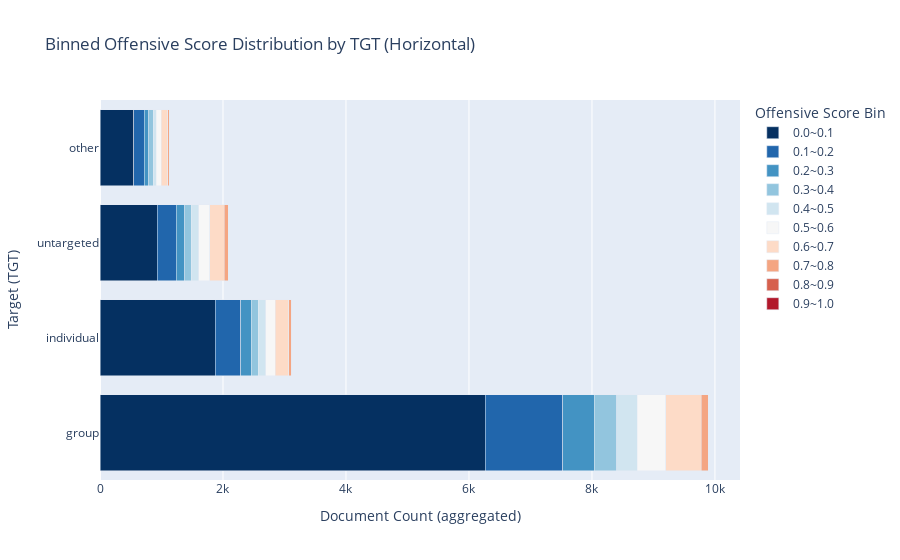

Notebook cell for this chart:
### Code cell
import pandas as pd
import plotly.express as px
import numpy as np

# 데이터 로딩 및 전처리
from module.df.data_loader import get_target_group_df

df = get_target_group_df()

# TGT 정렬
TGT_order = ["group", "individual", "untargeted", "other"]
df = df[df["TGT"].isin(TGT_order)].copy()
df["TGT"] = pd.Categorical(df["TGT"], categories=TGT_order, ordered=True)

# ✅ offensive_score를 구간화 (0.1 단위)
bins = np.arange(0, 1.1, 0.1)
labels = [f"{round(bins[i], 1)}~{round(bins[i+1], 1)}" for i in range(len(bins)-1)]
df["score_bin"] = pd.cut(df["offensive_score"], bins=bins, labels=labels, include_lowest=True)

# ✅ Aggregation: TGT × score_bin 별 document 수 count
agg_df = df.groupby(["TGT", "score_bin"]).size().reset_index(name="count")

# ✅ 누락된 조합 채워주기 (0 count 포함)
agg_df = agg_df.pivot(index="TGT", columns="score_bin", values="count").fillna(0).reset_index()
agg_df = pd.melt(agg_df, id_vars=["TGT"], var_name="score_bin", value_name="count")

# ✅ 컬러 매핑 (score_bin 별 색상)
color_map = px.colors.sequential.RdBu[::-1]  # red→blue
color_discrete_map = {label: color_map[i] for i, label in enumerate(labels)}

# ✅ 시각화 (score_bin을 색상으로, count를 y축으로)
fig = px.bar(
    agg_df,
    x="count",              # ✅ x → count
    y="TGT",                # ✅ y → TGT (이제 막대가 수평 방향으로)
    color="score_bin",
    color_discrete_map=color_discrete_map,
    orientation="h",        # ✅ 수평 막대 그래프임을 명시
    labels={"count": "Document Count", "TGT": "Target Group (TGT)", "score_bin": "Score Range"},
    title="Binned Offensive Score Distribution by TGT (Horizontal)"
)

fig.update_layout(
    xaxis_title="Document Count (aggregated)",  # ✅ x축은 count
    yaxis_title="Target (TGT)",                 # ✅ y축은 TGT
    legend_title="Offensive Score Bin",
    barmode="stack"
)

fig.show()

### Figure 1 — Plotly figure (JSON) as saved in the notebook; plotly's stock layout.template omitted (floating-point values rounded to 4 significant figures)
{"data": [{"hovertemplate": "Score Range=0.0~0.1<br>Document Count=%{x}<br>Target Group (TGT)=%{y}<extra></extra>", "legendgroup": "0.0~0.1", "marker": {"color": "rgb(5,48,97)", "pattern": {"shape": ""}}, "name": "0.0~0.1", "orientation": "h", "showlegend": true, "textposition": "auto", "type": "bar", "x": [6263, 1877, 930, 545], "xaxis": "x", "y": ["group", "individual", "untargeted", "other"], "yaxis": "y"}, {"hovertemplate": "Score Range=0.1~0.2<br>Document Count=%{x}<br>Target Group (TGT)=%{y}<extra></extra>", "legendgroup": "0.1~0.2", "marker": {"color": "rgb(33,102,172)", "pattern": {"shape": ""}}, "name": "0.1~0.2", "orientation": "h", "showlegend": true, "textposition": "auto", "type": "bar", "x": [1265, 415, 307, 174], "xaxis": "x", "y": ["group", "individual", "untargeted", "other"], "yaxis": "y"}, {"hovertemplate": "Score Range=0.2~0.3<br>Document Count=%{x}<br>Target Group (TGT)=%{y}<extra></extra>", "legendgroup": "0.2~0.3", "marker": {"color": "rgb(67,147,195)", "pattern": {"shape": ""}}, "name": "0.2~0.3", "orientation": "h", "showlegend": true, "textposition": "auto", "type": "bar", "x": [506, 170, 142, 76], "xaxis": "x", "y": ["group", "individual", "untargeted", "other"], "yaxis": "y"}, {"hovertemplate": "Score Range=0.3~0.4<br>Document Count=%{x}<br>Target Group (TGT)=%{y}<extra></extra>", "legendgroup": "0.3~0.4", "marker": {"color": "rgb(146,197,222)", "pattern": {"shape": ""}}, "name": "0.3~0.4", "orientation": "h", "showlegend": true, "textposition": "auto", "type": "bar", "x": [369, 110, 104, 70], "xaxis": "x", "y": ["group", "individual", "untargeted", "other"], "yaxis": "y"}, {"hovertemplate": "Score Range=0.4~0.5<br>Document Count=%{x}<br>Target Group (TGT)=%{y}<extra></extra>", "legendgroup": "0.4~0.5", "marker": {"color": "rgb(209,229,240)", "pattern": {"shape": ""}}, "name": "0.4~0.5", "orientation": "h", "showlegend": true, "textposition": "auto", "type": "bar", "x": [330, 127, 119, 48], "xaxis": "x", "y": ["group", "individual", "untargeted", "other"], "yaxis": "y"}, {"hovertemplate": "Score Range=0.5~0.6<br>Document Count=%{x}<br>Target Group (TGT)=%{y}<extra></extra>", "legendgroup": "0.5~0.6", "marker": {"color": "rgb(247,247,247)", "pattern": {"shape": ""}}, "name": "0.5~0.6", "orientation": "h", "showlegend": true, "textposition": "auto", "type": "bar", "x": [463, 153, 183, 83], "xaxis": "x", "y": ["group", "individual", "untargeted", "other"], "yaxis": "y"}, {"hovertemplate": "Score Range=0.6~0.7<br>Document Count=%{x}<br>Target Group (TGT)=%{y}<extra></extra>", "legendgroup": "0.6~0.7", "marker": {"color": "rgb(253,219,199)", "pattern": {"shape": ""}}, "name": "0.6~0.7", "orientation": "h", "showlegend": true, "textposition": "auto", "type": "bar", "x": [584, 218, 238, 104], "xaxis": "x", "y": ["group", "individual", "untargeted", "other"], "yaxis": "y"}, {"hovertemplate": "Score Range=0.7~0.8<br>Document Count=%{x}<br>Target Group (TGT)=%{y}<extra></extra>", "legendgroup": "0.7~0.8", "marker": {"color": "rgb(244,165,130)", "pattern": {"shape": ""}}, "name": "0.7~0.8", "orientation": "h", "showlegend": true, "textposition": "auto", "type": "bar", "x": [107, 49, 63, 25], "xaxis": "x", "y": ["group", "individual", "untargeted", "other"], "yaxis": "y"}, {"hovertemplate": "Score Range=0.8~0.9<br>Document Count=%{x}<br>Target Group (TGT)=%{y}<extra></extra>", "legendgroup": "0.8~0.9", "marker": {"color": "rgb(214,96,77)", "pattern": {"shape": ""}}, "name": "0.8~0.9", "orientation": "h", "showlegend": true, "textposition": "auto", "type": "bar", "x": [0, 0, 0, 0], "xaxis": "x", "y": ["group", "individual", "untargeted", "other"], "yaxis": "y"}, {"hovertemplate": "Score Range=0.9~1.0<br>Document Count=%{x}<br>Target Group (TGT)=%{y}<extra></extra>", "legendgroup": "0.9~1.0", "marker": {"color": "rgb(178,24,43)", "pattern": {"shape": ""}}, "name": "0.9~1.0", "orientation": "h", "showlegend": true, "textposition": "auto", "type": "bar", "x": [0, 0, 0, 0], "xaxis": "x", "y": ["group", "individual", "untargeted", "other"], "yaxis": "y"}], "layout": {"barmode": "stack", "legend": {"title": {"text": "Offensive Score Bin"}, "tracegroupgap": 0}, "title": {"text": "Binned Offensive Score Distribution by TGT (Horizontal)"}, "xaxis": {"anchor": "y", "domain": [0, 1], "title": {"text": "Document Count (aggregated)"}}, "yaxis": {"anchor": "x", "domain": [0, 1], "title": {"text": "Target (TGT)"}}}}
